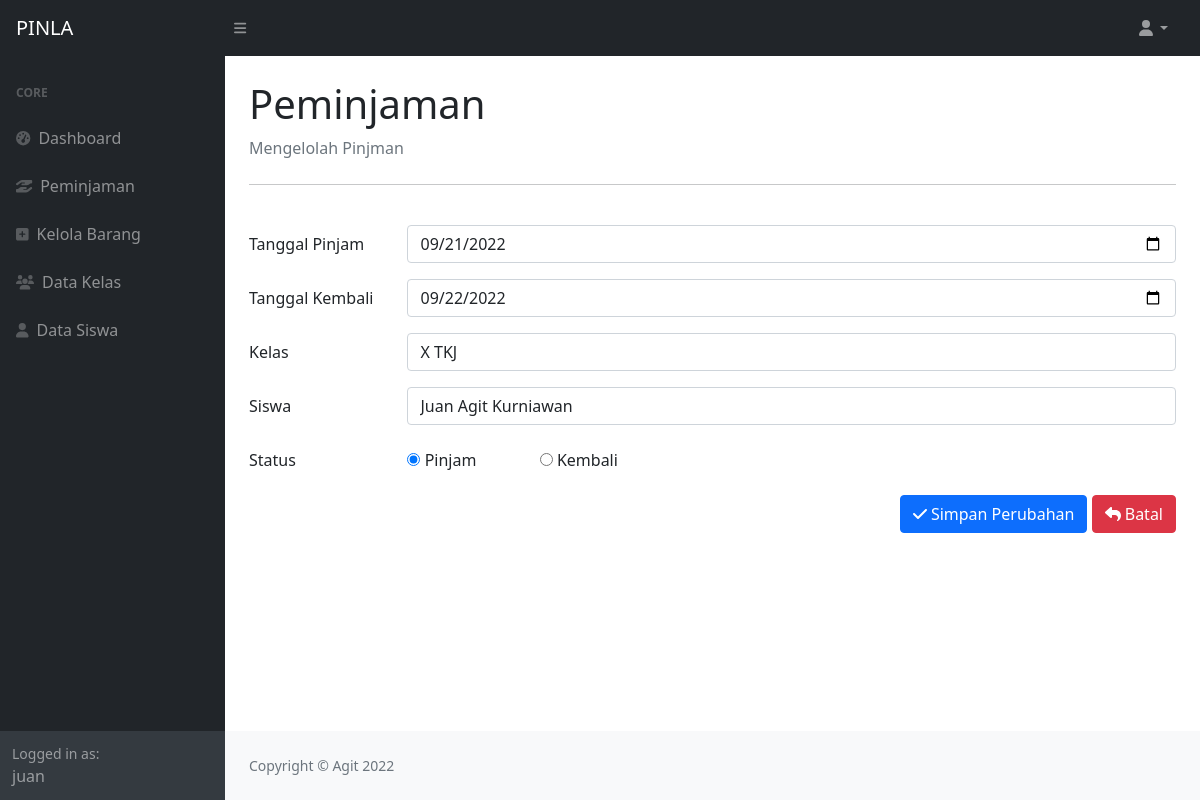
The page /tambah_peminjaman.php?ubah=10 (signed in) on the database its author committed.
### tables this page shows
CREATE TABLE `tbl_pinjam` (
  `id` int(11) NOT NULL,
  `tgl_pinjam` date NOT NULL,
  `tgl_kembali` date NOT NULL,
  `kelas_id` int(11) NOT NULL,
  `siswa_id` int(11) NOT NULL,
  `status` enum('pinjam','kembali') NOT NULL
);

### tambah_peminjaman.php (the view, shortened to what this page needs)
<!DOCTYPE html>
<?php
    include 'koneksi.php';
        $tgl_pinjam     = '';
        $tgl_kembali    = '';
        $kelas_id       = '';
        $siswa_id       = '';
        $status         = '';
    if (isset($_GET['ubah'])) {
        $id         = $_GET['ubah'];
        $query      = "SELECT * FROM tbl_pinjam WHERE id='$id';";
        $sql        = mysqli_query($conn, $query);
        $result     = mysqli_fetch_assoc($sql);
        $tgl_pinjam     = $result['tgl_pinjam'];
        $tgl_kembali    = $result['tgl_kembali'];
        $kelas_id       = $result['kelas_id'];
        $siswa_id       = $result['siswa_id'];
        $status         = $result['status'];
    }
?>
<?php
    $kelas  = "SELECT * FROM tbl_kelas;";
    $kel    = mysqli_query($conn, $kelas);
    $siswa  = "SELECT * FROM tbl_siswa;";
    $sis    = mysqli_query($conn, $siswa);
?>
<html lang="en">
    <head>
        <link href="https://cdn.jsdelivr.net/npm/simple-datatables@latest/dist/style.css" rel="stylesheet" />
        <link href="css/styles.css" rel="stylesheet" />
    </head>
    <body class="sb-nav-fixed">
        <nav class="sb-topnav navbar navbar-expand navbar-dark bg-dark">
            <a class="navbar-brand ps-3" href="dashboard.php">PINLA</a>
            <button class="btn btn-link btn-sm order-1 order-lg-0 me-4 me-lg-0" id="sidebarToggle" href="#!"><i class="fas fa-bars"></i></button>
            <ul class="navbar-nav ms-auto ms-md-0 me-3 me-lg-4">
                <li class="nav-item dropdown">
                    <a class="nav-link dropdown-toggle" id="navbarDropdown" href="#" role="button" data-bs-toggle="dropdown" aria-expanded="false"><i class="fas fa-user fa-fw"></i></a>
                </li>
            </ul>
        </nav>
        <div id="layoutSidenav">
            <div id="layoutSidenav_nav">
                <nav class="sb-sidenav accordion sb-sidenav-dark" id="sidenavAccordion">
                    <div class="sb-sidenav-menu">
                        <div class="nav">
                            <div class="sb-sidenav-menu-heading">Core</div>
                            <a class="nav-link" href="dashboard.php">
                                <div class="sb-nav-link-icon"><i class="fas fa-tachometer-alt"></i></div>
                                Dashboard
                            </a>
                            <a class="nav-link" href="peminjaman.php">
                                <div class="sb-nav-link-icon"><i class="fa-solid fa-hand-holding-hand"></i></i></div>
                                Peminjaman
                            </a>
                            <a class="nav-link" href="kelola_barang.php">
                                <div class="sb-nav-link-icon"><i class="fa-solid fa-square-plus"></i></i></div>
                                Kelola Barang
                            </a>
                            <a class="nav-link" href="data_kelas.php">
                                <div class="sb-nav-link-icon"><i class="fa-solid fa-users"></i></div>
                                Data Kelas
                            </a>
                            <a class="nav-link" href="data_siswa.php">
                                <div class="sb-nav-link-icon"><i class="fa-solid fa-user"></i></div>
                                Data Siswa
                            </a>
                        </div>
                    </div>
                    <div class="sb-sidenav-footer">
                        <div class="small">Logged in as:</div>
                        <?php echo $_SESSION['username']; ?>
                    </div>
                </nav>
            </div>
            <div id="layoutSidenav_content">
                <main>
                    <div class="container-fluid px-4">
                        <h1 class="mt-4">Peminjaman</h1>
                        <ol class="breadcrumb mb-4">
                            <li class="breadcrumb-item active">Mengelolah Pinjman</li>
                        </ol> <hr>
                        <form method="POST" action="proses_peminjaman.php" enctype="multipart/form-data"> <br>
                            <div class="row mb-3">
                                <label for="tgl_pinjam" class="col-sm-2 col-form-label">Tanggal Pinjam</label>
                                <div class="col-sm-10">
                                    <input required name="tgl_pinjam" type="date" class="form-control" id="tgl_pinjam" value="<?php echo (isset($_GET['ubah'])) ? $tgl_pinjam : date("Y-m-d"); ?>" placeholder="">
                                </div>
                            </div>
                            <div class="row mb-3">
                                <label for="tgl_kembali" class="col-sm-2 col-form-label">Tanggal Kembali</label>
                                <div class="col-sm-10">
                                    <input type="date" name="tgl_kembali" required class="form-control" id="tgl_kembali" value="<?php echo $tgl_kembali; ?>">
                                </div>
                            </div>
                            <div class="row mb-3">
                                <label for="kelas" class="col-sm-2 col-form-label">Kelas</label>
                                <div class="col-sm-10">
                                    <?php
                                        if(isset($_GET['ubah'])) {
                                    ?>
                                    <select class="form-control" name="kelas_id" required id="kelas" onchange="nama_siswa()">
                                        <?php
                                            while($result = mysqli_fetch_assoc($kel)) {
                                                if($result['id'] == $kelas_id) {
                                        ?>
                                            <option value="<?php echo $result['id']; ?>" selected><?php echo $result['nama']; ?></option>
                                                    <?php
                                                    } else {
                                                    ?>
                                            <option value="<?php echo $result['id']; ?>"><?php echo $result['nama']; ?></option>
                                        <?php
                                                    }
                                                }
                                        ?>
                                    </select>
                                    <?php
                                        }
                                    ?>
                                </div>
                            </div>
                            <div class="row mb-3">
                                <label for="siswa" class="col-sm-2 col-form-label">Siswa</label>
                                <div class="col-sm-10">
                                    <?php
                                        if(isset($_GET['ubah'])) {
                                    ?>
                                    <select class="form-control" name="siswa_id" required id="siswa" >
                                        <?php
                                            while($result = mysqli_fetch_assoc($sis)) {
                                                if($result['id'] == $siswa_id) {
                                        ?>
                                            <option value="<?php echo $result['id']; ?>" selected><?php echo $result['nama']; ?></option>
                                                    <?php
                                                    } else {
                                                    ?>
                                            <option value="<?php echo $result['id']; ?>"><?php echo $result['nama']; ?></option>
                                        <?php
                                                    }
                                                }
                                        ?>
                                    </select>
                                    <?php
                                        } else {
                                    ?>
                                    <select class="form-control" name="siswa_id" required id="siswa" >
                                    </select>
                                    <?php
                                        }
                                    ?>
                                </div>
                            </div>
                            <div class="row mb-3">
                                <label for="" class="col-sm-2 col-form-label">Status</label>
                                <div class="col-sm-10">
                                        <label for="pinjam" class="col-sm-2 col-form-label"><input type="radio" name="status" id="pinjam" value="pinjam" <?php echo ($status == 'pinjam') ? 'checked': '';  ?>> Pinjam</label>
                                        <label for="kembali" class="col-sm-2 col-form-label"><input type="radio" name="status" id="kembali" value="kembali" <?php echo ($status == 'kembali') ? 'checked': '';  ?>> Kembali</label>
                                </div>
                            </div>
                            <div align="mb-3 row mt-4">
                                <div class="col" align="right">
                                    <?php
                                        if(isset($_GET['ubah'])) {
                                    ?>
                                    <button class="btn btn-primary" type="submit" name="aksi" value="edit">
                                        <i class="fa fa-check"></i>
                                            Simpan Perubahan
                                    </button>
                                    <?php
                                        }
                                    ?>
                                    <a href="peminjaman.php" class="btn btn-danger" type="button">
                                        <i class="fa fa-reply"></i>
                                            Batal
                                    </a>
                                </div>
                            </div>
                        </form>
                    </div>
                </main>
                <footer class="py-4 bg-light mt-auto">
                    <div class="container-fluid px-4">
                        <div class="d-flex align-items-center justify-content-between small">
                            <div class="text-muted">Copyright &copy; Agit 2022</div>
                        </div>
                    </div>
                </footer>
            </div>
    </body>
</html>

### rows shown on the page
tbl_pinjam: tgl_pinjam "09/21/2022", tgl_kembali "09/22/2022", status "☑ Pinjam", status "☐ Kembali"

### other values the page prints
$_SESSION['username'] "juan"
form field kelas_id "X TKJ"
form field siswa_id "Juan Agit Kurniawan"
